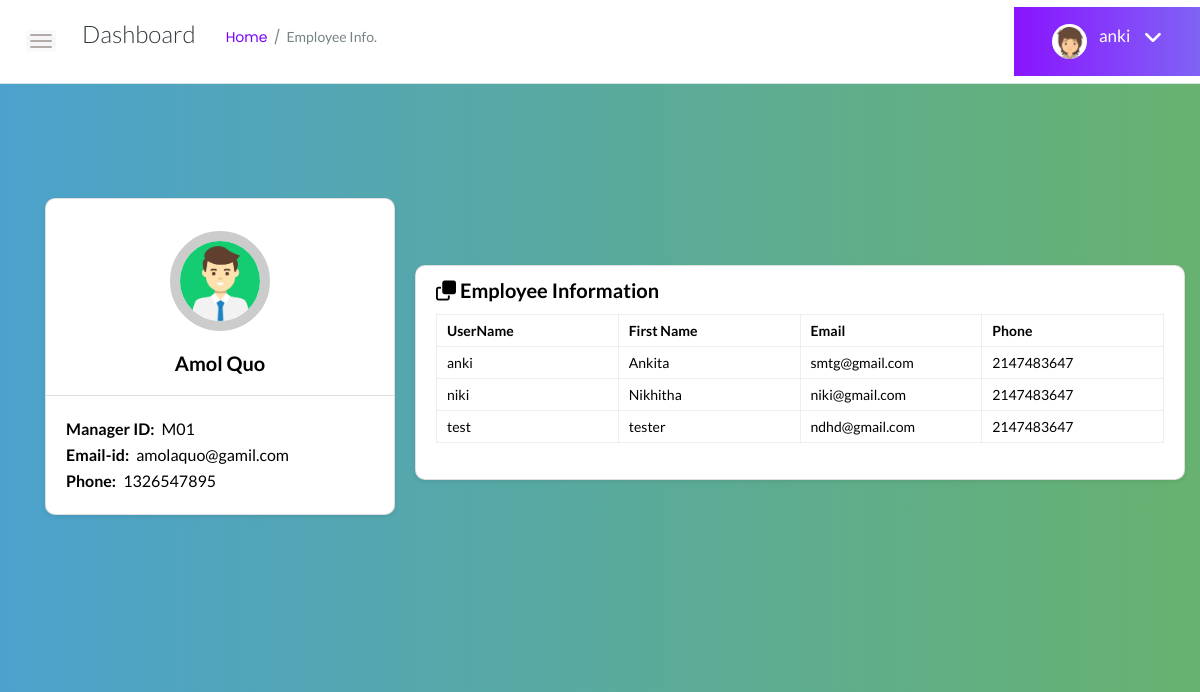
The app's page /empinfo.php (signed in) with its own data.
### tables this page shows
CREATE TABLE `manager` (
  `first_name` varchar(30) NOT NULL,
  `last_name` varchar(30) NOT NULL,
  `mobile` int(15) NOT NULL,
  `email` varchar(30) NOT NULL,
  `m_id` varchar(10) NOT NULL
);

CREATE TABLE `register` (
  `username` varchar(20) NOT NULL,
  `first_name` varchar(30) NOT NULL,
  `last_name` varchar(30) NOT NULL,
  `mobile` int(15) NOT NULL,
  `email` varchar(30) NOT NULL,
  `password_1` varchar(50) NOT NULL
);

### empinfo.php (the view, shortened to what this page needs)
<!doctype html>
<html class="no-js" lang="en">
<head>
    <link rel="stylesheet" href="assets/css/bootstrap.min.css">
    <link rel="stylesheet" href="assets/css/font-awesome.min.css">
    <link rel="stylesheet" href="assets/css/themify-icons.css">
    <link rel="stylesheet" href="assets/css/metisMenu.css">
    <link rel="stylesheet" href="assets/css/owl.carousel.min.css">
    <link rel="stylesheet" href="assets/css/slicknav.min.css">
    <link rel="stylesheet" href="https://www.amcharts.com/lib/3/plugins/export/export.css" type="text/css"
        media="all" />
    <link rel="stylesheet" href="assets/css/typography.css">
    <link rel="stylesheet" href="assets/css/default-css.css">
    <link rel="stylesheet" href="assets/css/styles.css">
    <link rel="stylesheet" href="assets/css/responsive.css">
    <link rel='stylesheet' href='https://cdnjs.cloudflare.com/ajax/libs/twitter-bootstrap/4.1.3/css/bootstrap.min.css'>
    <link rel='stylesheet' href='https://cdnjs.cloudflare.com/ajax/libs/font-awesome/5.12.1/css/all.min.css'>
    <link rel="stylesheet" href="https://cdnjs.cloudflare.com/ajax/libs/font-awesome/6.2.0/css/all.css">
</head>
<body>
    <div class="page-container">
        <div class="header-area">
            <div class="row align-items-center">
                <div class="col-md-6 col-sm-8 clearfix">
                    <div class="nav-btn pull-left">
                        <span></span>
                        <span></span>
                        <span></span>
                    </div>
                    <div class="breadcrumbs-area clearfix">
                        <h4 class="page-title pull-left">Dashboard</h4>
                        <ul class="breadcrumbs pull-left">
                            <li><a href="index.php">Home</a></li>
                            <li><span>Employee Info.</span></li>
                        </ul>
                    </div>
                </div>
                <div class="col-sm-6 clearfix">
                    <div class="user-profile pull-right">
                        <img class="avatar user-thumb" src="assets/images/author/avatar.png" alt="avatar">
                        <h4 class="user-name dropdown-toggle" data-toggle="dropdown">
                            <?php echo $_SESSION['username']; ?> <i class="fa fa-angle-down"></i>
                        </h4>
                    </div>
                </div>
            </div>
        </div>
        <div class="student-profile py-4">
            <div class="container">
                <div class="row">
                    <div class="col-lg-4">
                        <div class="card shadow-sm">
                            <?php
                            $conn = new mysqli("localhost", "root", "", "inventorymanagement");
                            $sql = "SELECT * FROM manager";
                            $result = $conn->query($sql);
                            $row = $result->fetch_assoc()
                                ?>
                            <div class="card-header bg-transparent text-center">
                                <img class="profile_img" src="manager.png" alt="manager dp">
                                <h3>
                                    <?php echo $row["first_name"] ?>
                                    <?php echo $row["last_name"] ?>
                                </h3>
                            </div>
                            <div class="card-body">
                                <p class="mb-0"><strong class="pr-1">Manager ID:</strong>
                                    <?php echo $row["m_id"] ?>
                                </p>
                                <p class="mb-0"><strong class="pr-1">Email-id:</strong>
                                    <?php echo $row["email"] ?>
                                </p>
                                <p class="mb-0"><strong class="pr-1">Phone:</strong>
                                    <?php echo $row["mobile"] ?>
                                </p>
                            </div>
                        </div>
                    </div>
                </div>
            </div>
            <div class="col-lg-8">
                <div class="card shadow-sm">
                    <div class="card-header bg-transparent border-0">
                        <h3 class="mb-0"><i class="far fa-clone pr-1"></i>Employee Information</h3>
                    </div>
                    <div class="card-body pt-0">
                        <table class="table table-bordered">
                            <tr>
                                <th width="20%">UserName</th>
                                <th width="20%">First Name </th>
                                <th width="20%">Email</th>
                                <th width="20%">Phone</th>
                            </tr>
                            <?php
                            $conn = new mysqli("localhost", "root", "", "inventorymanagement");
                            $sql = "SELECT * FROM register";
                            $result = $conn->query($sql);
                            if ($result->num_rows > 0) {
                                while ($row = $result->fetch_assoc()) {
                                    ?>
                                    <tr>
                                        <td>
                                            <?php echo $row["username"] ?>
                                        </td>
                                        <td>
                                            <?php echo $row["first_name"] ?>
                                        </td>
                                        <td>
                                            <?php echo $row["email"] ?>
                                        </td>
                                        <td>
                                            <?php echo $row["mobile"] ?>
                                        </td>
                                    </tr>
                                    <?php
                                }
                            }
                            ?>
                        </table>
                    </div>
                </div>
            </div>
        </div>
    </div>
    <link rel="stylesheet" href="css/manager.css">
</body>
</html>

### assets/css/styles.css (style rules this page uses)
.page-container { width: 100%; height: 100%; min-height: 100vh; padding-left: 280px; -webkit-transition: padding-left 0.3s ease 0s; transition: padding-left 0.3s ease 0s; }
.card { border: none; border-radius: 4px; background-color: #fff; -webkit-transition: all 0.3s ease 0s; transition: all 0.3s ease 0s; }
.card-body { padding: 25.6px; padding: 1.6rem; }
.header-area { padding: 15px 30px; background: #fff; border-bottom: 1px solid #d8e3e7; }
.nav-btn { margin-right: 30px; margin-top: 10px; cursor: pointer; }
.nav-btn span { display: block; width: 22px; height: 2px; background: #b3aaaa; margin: 4px 0; border-radius: 15px; -webkit-transition: all 0.3s ease 0s; transition: all 0.3s ease 0s; box-shadow: 0 0 0 4px rgba(99, 96, 96, 0.03); }
.header-area { padding-bottom: 7px; padding-top: 7px; }
.page-title { font-size: 24px; font-weight: 300; color: #313b3d; letter-spacing: 0; margin-right: 30px; }
ul.breadcrumbs { margin-top: 4px; }
.breadcrumbs li { display: inline-block; }
.breadcrumbs li a, .breadcrumbs li span { display: block; font-size: 14px; font-weight: 400; color: #7801ff; letter-spacing: 0; margin-right: 16px; position: relative; }
.breadcrumbs li a:before { content: '/'; color: #768387; position: absolute; right: -13px; top: 0; }
.breadcrumbs li span { margin-right: 0; color: #768387; text-transform: capitalize; }
.user-profile { margin-right: -30px; display: -webkit-box; display: -ms-flexbox; display: flex; -webkit-box-align: center; -ms-flex-align: center; align-items: center; -ms-flex-wrap: wrap; flex-wrap: wrap; background: -webkit-linear-gradient(left, #8914fe 0%, #8063f5 100%); background: linear-gradient(to right, #8914fe 0%, #8063f5 100%); padding: 17px 38px; position: relative; }
.user-profile img.avatar { height: 35px; width: 35px; border-radius: 50%; margin-right: 12px; }
.user-name { font-size: 17px; font-weight: 500; color: #fff; letter-spacing: 0; cursor: pointer; -webkit-user-select: none; -moz-user-select: none; -ms-user-select: none; user-select: none; }
.user-name i { margin-left: 10px; font-size: 21px; vertical-align: middle; position: relative; }
.notification-area .dropdown-toggle, .user-name.dropdown-toggle { position: relative; }
.notification-area .dropdown-toggle:after, .user-name.dropdown-toggle:after { display: none; }
.border-0 { border: none; }
table tr th { border-bottom: none; }
table tr th, table tr td { border-top: 1px solid rgba(120, 130, 140, 0.13) !important; }
.table-bordered td, .table-bordered th { border: 1px solid rgba(120, 130, 140, 0.13) !important; }

### assets/css/responsive.css (style rules this page uses)
@media (min-width: 1200px) and (max-width: 1364px) { .page-container, .sbar_collapsed.page-container { padding-left: 0; } }

### css/manager.css (style rules this page uses)
body { background: #67B26F; background: -webkit-linear-gradient(to right, #4ca2cd, #67B26F); background: linear-gradient(to right, #4ca2cd, #67B26F); padding: 0; margin: 0; font-family: 'Lato', sans-serif; color: #000; }
.header-area { padding-bottom: 7px; padding-top: 7px; }
.student-profile .card { border-radius: 10px; top:90px; }
.profile_img { width: 100; border: none; }
.student-profile .card .card-header .profile_img { width: 100px; height: 100px; margin: 20px auto; border: 10px solid #ccc; border-radius: 50%; }
.student-profile .card h3 { font-size: 20px; font-weight: 700; }
.student-profile .card p { font-size: 16px; color: #000; }
.student-profile .table th, .student-profile .table td { font-size: 14px; padding: 5px 10px; color: #000; }
.col-lg-8 { float: right; top: -250px; }
.student-profile { margin: -5 0px; }
.student-profile:after { content: ""; display: table; clear: both; }

### records on screen
manager: first_name "Amol", last_name "Quo", m_id "M01", email "amolaquo@gamil.com", mobile "1326547895"
register: username "anki", first_name "Ankita", email "smtg@gmail.com", mobile "2147483647"
register: username "niki", first_name "Nikhitha", email "niki@gmail.com", mobile "2147483647"
register: username "test", first_name "tester", email "ndhd@gmail.com", mobile "2147483647"

### other values on screen
$_SESSION['username'] "anki"
